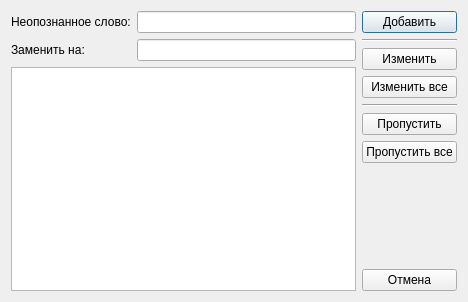
<?xml version="1.0" encoding="UTF-8"?>
<ui version="4.0">
 <class>SpellCheckerDlg</class>
 <widget class="QDialog" name="SpellCheckerDlg">
  <property name="geometry">
   <rect>
    <x>0</x>
    <y>0</y>
    <width>468</width>
    <height>302</height>
   </rect>
  </property>
  <property name="windowTitle">
   <string>Орфография</string>
  </property>
  <property name="windowIcon">
   <iconset resource="../res/res.qrc">
    <normaloff>:/img/CheckSpellingHS.png</normaloff>:/img/CheckSpellingHS.png</iconset>
  </property>
  <layout class="QHBoxLayout" name="horizontalLayout" stretch="1,0">
   <item>
    <layout class="QVBoxLayout" name="verticalLayout_2">
     <item>
      <layout class="QFormLayout" name="formLayout">
       <item row="0" column="0">
        <widget class="QLabel" name="label">
         <property name="text">
          <string>Неопознанное слово:</string>
         </property>
        </widget>
       </item>
       <item row="0" column="1">
        <widget class="QLineEdit" name="lblUnknownWord">
         <property name="readOnly">
          <bool>true</bool>
         </property>
        </widget>
       </item>
       <item row="1" column="0">
        <widget class="QLabel" name="label_2">
         <property name="text">
          <string>Заменить на:</string>
         </property>
        </widget>
       </item>
       <item row="1" column="1">
        <widget class="QLineEdit" name="ledtReplaceWith"/>
       </item>
      </layout>
     </item>
     <item>
      <widget class="QListWidget" name="listWidget"/>
     </item>
    </layout>
   </item>
   <item>
    <layout class="QVBoxLayout" name="verticalLayout" stretch="0,0,0,0,0,0,0,1,0">
     <item>
      <widget class="QPushButton" name="btnAddToDict">
       <property name="text">
        <string>Добавить</string>
       </property>
      </widget>
     </item>
     <item>
      <widget class="Line" name="line_2">
       <property name="orientation">
        <enum>Qt::Orientation::Horizontal</enum>
       </property>
      </widget>
     </item>
     <item>
      <widget class="QPushButton" name="btnReplaceOnce">
       <property name="text">
        <string>Изменить</string>
       </property>
      </widget>
     </item>
     <item>
      <widget class="QPushButton" name="btnReplaceAll">
       <property name="text">
        <string>Изменить все</string>
       </property>
      </widget>
     </item>
     <item>
      <widget class="Line" name="line">
       <property name="orientation">
        <enum>Qt::Orientation::Horizontal</enum>
       </property>
      </widget>
     </item>
     <item>
      <widget class="QPushButton" name="btnIgnoreOnce">
       <property name="text">
        <string>Пропустить</string>
       </property>
      </widget>
     </item>
     <item>
      <widget class="QPushButton" name="btnIgnoreAll">
       <property name="text">
        <string>Пропустить все</string>
       </property>
      </widget>
     </item>
     <item>
      <spacer name="verticalSpacer">
       <property name="orientation">
        <enum>Qt::Orientation::Vertical</enum>
       </property>
       <property name="sizeHint" stdset="0">
        <size>
         <width>20</width>
         <height>40</height>
        </size>
       </property>
      </spacer>
     </item>
     <item>
      <widget class="QPushButton" name="cancelButton">
       <property name="text">
        <string>Отмена</string>
       </property>
      </widget>
     </item>
    </layout>
   </item>
  </layout>
 </widget>
 <resources>
  <include location="../res/res.qrc"/>
 </resources>
 <connections>
  <connection>
   <sender>cancelButton</sender>
   <signal>clicked()</signal>
   <receiver>SpellCheckerDlg</receiver>
   <slot>reject()</slot>
   <hints>
    <hint type="sourcelabel">
     <x>410</x>
     <y>279</y>
    </hint>
    <hint type="destinationlabel">
     <x>233</x>
     <y>150</y>
    </hint>
   </hints>
  </connection>
 </connections>
</ui>
